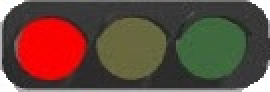
#> input picture self_driving_car_pkg/self_driving_car_pkg copy/Detection/TrafficLights/HaarCascade/Training/Pos.jpg, 135 x 46 px (shown 2 times larger)
$ python -i TrafficLights_Detection.py   (imports and definitions only)
#> lines starting #> are read from the running program, lines starting #| are printed output that depends on the picture; after the words box and inside, x2 and y2 are one past the last pixel; in counts of white or black regions, pixels touching at a corner belong together
import cv2
import numpy as np

from ...config import config
import os
import math

class Segment_On_Clr:

    def __init__(self, a_1 = 56,a_2 = 66,a_3 = 41,a_4 = 23, b_1 = 0,b_2 = 8,b_3 = 33,b_4 = 23):

#> further down, picture is the input picture: shape (46, 135, 3); mean B, G, R 61.8, 73.1, 100.5
        self.HLS = 0
        self.src = 0

        self.Hue_Low_G  = a_1
        self.Hue_High_G = a_2
        self.Lit_Low_G  = a_3
        self.Sat_Low_G  = a_4

        self.Hue_Low_R  = b_1
        self.Hue_High_R = b_2
        self.Lit_Low_R  = b_3
        self.Sat_Low_R  = b_4

    # [26 lines left out: functions clr_segment, MaskExtract, not called in this run]

    def OnHueLowChange(self,val):
        self.Hue_Low_G = val
        self.MaskExtract()
    def OnHueHighChange(self,val):
        self.Hue_High_G = val
        self.MaskExtract()
    def OnLitLowChange(self,val):
        self.Lit_Low_G = val
        self.MaskExtract()
    def OnSatLowChange(self,val):
        self.Sat_Low_G = val
        self.MaskExtract()


    def OnHueLowChange_R(self,val):
        self.Hue_Low_R = val
        self.MaskExtract()
    def OnHueHighChange_R(self,val):
        self.Hue_High_R = val
        self.MaskExtract()
    def OnLitLowChange_R(self,val):
        self.Lit_Low_R = val
        self.MaskExtract()
    def OnSatLowChange_R(self,val):
        self.Sat_Low_R = val
        self.MaskExtract()

    # [45 lines left out: function in_hls, not called in this run]

class TL_States:

    def __init__(self):
        # Instance Variables
        self.detected_circle = 0
        self.Traffic_State = "Unknown"
        self.prevTraffic_State = 0

        self.write_data = False
        self.draw_detected = True
        self.display_images = True

        self.HLS = 0
        self.src = 0

    # Class Variables
    Hue_Low_G  = 56
    Hue_High_G = 66
    Lit_Low_G  = 41
    Sat_Low_G  = 23

    Hue_Low_R  = 0
    Hue_High_R = 8
    Lit_Low_R  = 33
    Sat_Low_R  = 23

    @staticmethod
    def dist(a,b):
        return int( math.sqrt( ( (a[1]-b[1])**2 ) + ( (a[0]-b[0])**2 ) ) )

    # [193 lines left out: functions AreCircles_Intersecting, Check_Color_Cmb, Circledetector, clr_segment, MaskExtract, not called in this run]

    def OnHueLowChange(self,val):
        self.Hue_Low_G = val
        self.MaskExtract()
    def OnHueHighChange(self,val):
        self.Hue_High_G = val
        self.MaskExtract()
    def OnLitLowChange(self,val):
        self.Lit_Low_G = val
        self.MaskExtract()
    def OnSatLowChange(self,val):
        self.Sat_Low_G = val
        self.MaskExtract()


    def OnHueLowChange_R(self,val):
        self.Hue_Low_R = val
        self.MaskExtract()
    def OnHueHighChange_R(self,val):
        self.Hue_High_R = val
        self.MaskExtract()
    def OnLitLowChange_R(self,val):
        self.Lit_Low_R = val
        self.MaskExtract()
    def OnSatLowChange_R(self,val):
        self.Sat_Low_R = val
        self.MaskExtract()


    # [29 lines left out: function Get_TL_State, not called in this run]

TL_States_ = TL_States()

class Cascade_Detector:

    def __init__(self):
        # Instance Variables
        print("Initialized Object of Cascade_Detector class")

    # Class Variables
    TrafficLight_cascade_str = os.path.join(os.getcwd(), "self_driving_car_pkg/self_driving_car_pkg/data/TrafficLight_cascade.xml")
    TrafficLight_cascade = cv2.CascadeClassifier()
    #-- 1. Load the cascades
    if not TrafficLight_cascade.load(cv2.samples.findFile(TrafficLight_cascade_str)):
        print('--(!)Error loading face cascade')
        exit(0)


    def detect(self,img):
        """ Uses haar cascade (object detector) to detect traffic light and return its bbox and state

        Args:
            img (numpy nd array): Prius front-cam view

        Returns:
            (rect): Detected Traffic Light bounding box
            (String): State of Traffic Light (Red | Green | Unknown)
        """
        img_draw=img.copy()
        gray = cv2.cvtColor(img, cv2.COLOR_BGR2GRAY)
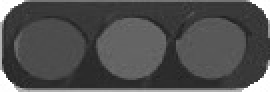
#> gray: shape (46, 135) (shown 2 times larger); min 33, max 255, mean 80
        target = self.TrafficLight_cascade.detectMultiScale(gray)
#> target = [[4, 2, 125, 42]]
        TrafficLightFound=False
        Traffic_State = "Unknown"

        TL_iteration = 0
        for (x,y,w,h) in target:
            cv2.rectangle(img_draw, (x,y), (x+w,y+h), (0,165,255), 2)
            roi_gray = gray[y:y+h, x:x+w]
            roi_color = img[y:y+h, x:x+w]
            TL_Maybe_mask = np.zeros(gray.shape,np.uint8)
            TL_Maybe_mask[y:y+h,x:x+w] = 255
            img_ROI = cv2.bitwise_and(img,img,mask=TL_Maybe_mask)

            if (config.debugging and config.debugging_TrafficLights):
                cv2.imshow('[Fetch_TL_State] (1) img_ROI', img_ROI)

            # Reconfirm if detected Traffic Light was the desired one
            Traffic_State = TL_States_.Get_TL_State(img_ROI,img_draw)
            if(Traffic_State!="Unknown"):
                print("Traffic State Recived at",TL_iteration," pos = ",Traffic_State)
                # Confirm Traffic Light
                cv2.rectangle(img_draw, (x,y), (x+w,y+h), (0,255,0), 2)
                # Start Tracking
                TrafficLightFound = True
                if (config.debugging and config.debugging_TrafficLights):
                    cv2.imshow('[Fetch_TL_State] (3) Traffic Light With State', img_draw)

                # cv2.waitKey(0)
                break
            TL_iteration +=1
#> this loop made 1 pass
#> pass 1, in detect, `roi_gray = gray[y:y+h, x:x+w]`:
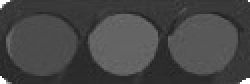
#> roi_gray: shape (42, 125) (shown 2 times larger); min 33, max 255, mean 70.2
#> pass 1, in detect, `roi_color = img[y:y+h, x:x+w]`:
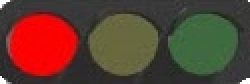
#> roi_color: shape (42, 125, 3) (shown 2 times larger); mean B, G, R 48.7, 62, 94.4
#> pass 1, in detect, `img_ROI = cv2.bitwise_and(img,img,mask=TL_Maybe_mask)`:
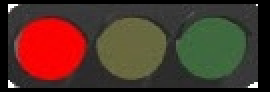
#> img_ROI: shape (46, 135, 3) (shown 2 times larger); mean B, G, R 41.2, 52.4, 79.8
#> after the loop:
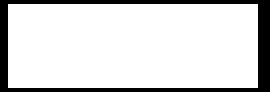
#> TL_Maybe_mask: shape (46, 135) (shown 2 times larger); 84.5% white; 1 black region, box (x1, y1, x2, y2) and area: (0, 0, 135, 46) 960
#> after the loop:
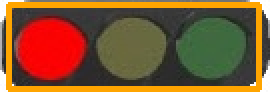
#> img_draw: shape (46, 135, 3) (shown 2 times larger); 16.07% of pixels changed, all inside (x1, y1, x2, y2) = (3, 1, 131, 46)
#> after the loop, TL_iteration = 0

        #cv2.imshow('detected_TrafficLight', img_draw)
        #cv2.waitKey(1)


        if TrafficLightFound:
            TrafficLight_Rect = target[TL_iteration]
        else:
            TrafficLight_Rect = np.array([0,0,0,0])

        return TrafficLight_Rect,Traffic_State

class TL_Tracker:

    def __init__(self):
        # Instance Variables
        print("Initialized Object of signTracking class")

    # Class Variables
    mode = "Detection"
    max_allowed_dist = 100
    feature_params = dict(maxCorners=100,qualityLevel=0.3,minDistance=7,blockSize=7)
    lk_params = dict(winSize=(15, 15),maxLevel=2,criteria=(cv2.TERM_CRITERIA_EPS | cv2.TERM_CRITERIA_COUNT,10, 0.03))
    # Create some random colors
    color = np.random.randint(0, 255, (100, 3))
    known_centers = []
    known_centers_confidence = []
    old_gray = 0
    p0 = []
    Tracked_class = 0
    mask = 0
    Tracked_ROI=0
    CollisionIminent = False

    def Distance(self,a,b):
        #return math.sqrt( ( (a[1]-b[1])**2 ) + ( (a[0]-b[0])**2 ) )
        return math.sqrt( ( (float(a[1])-float(b[1]))**2 ) + ( (float(a[0])-float(b[0]))**2 ) )

    # [128 lines left out: functions MatchCurrCenter_ToKnown, santitze_pts, EstimateTrackedRect, Track, Reset, not called in this run]


cascade_detector = Cascade_Detector()
TL_Track = TL_Tracker()
Segment_On_Clr_ = Segment_On_Clr()

# [89 lines left out: function detect_TrafficLights, not called in this run]

>>> import cv2
>>> picture = cv2.imread('HaarCascade/Training/Pos.jpg')
#> (the run stopped early here; a loop or call above may not have finished)
